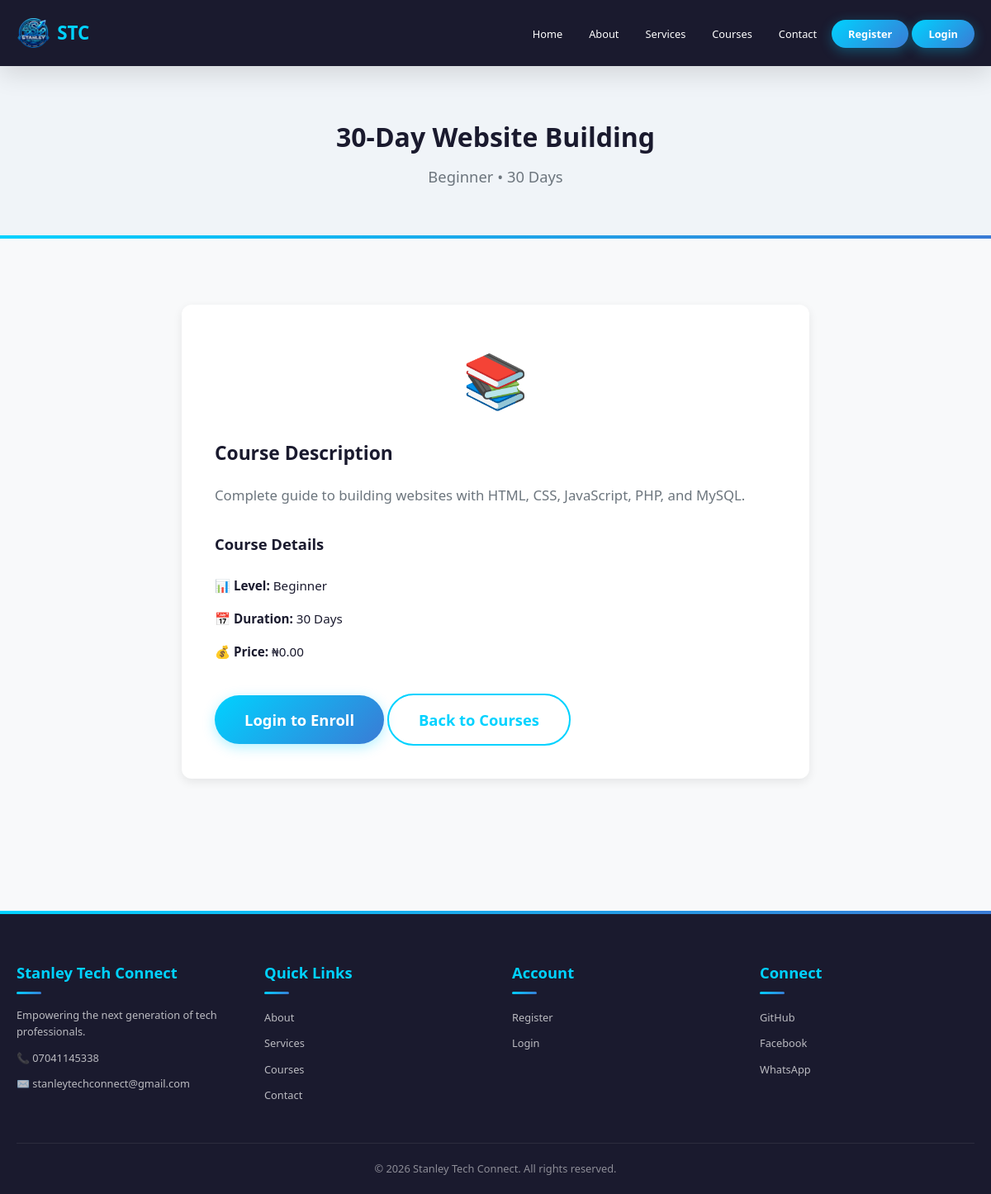
Screenshot of /course-details.php?id=1 with the database file from the repository.
### tables this page shows
CREATE TABLE courses (
    id INT AUTO_INCREMENT PRIMARY KEY,
    title VARCHAR(150) NOT NULL,
    description TEXT NOT NULL,
    level ENUM('Beginner', 'Intermediate', 'Advanced') DEFAULT 'Beginner',
    duration VARCHAR(50) NOT NULL,
    price DECIMAL(10,2) DEFAULT 0.00,
    icon VARCHAR(50) DEFAULT '📚',
    created_at TIMESTAMP DEFAULT CURRENT_TIMESTAMP
);

### course-details.php (the view, shortened to what this page needs)
<?php
require_once 'config/database.php';
$id = (int)($_GET['id'] ?? 0);
$stmt = $pdo->prepare("SELECT * FROM courses WHERE id = ?");
$stmt->execute([$id]);
$course = $stmt->fetch();
include 'includes/header.php';
?>
<section class="page-header">
    <div class="container text-center">
        <h1><?php echo htmlspecialchars($course['title']); ?></h1>
        <p><?php echo $course['level']; ?> • <?php echo $course['duration']; ?></p>
    </div>
</section>
<section class="section-padding">
    <div class="container" style="max-width: 800px;">
        <div class="card" style="text-align: left; padding: 40px;">
            <div style="font-size: 4rem; margin-bottom: 20px; text-align: center;"><?php echo $course['icon']; ?></div>
            <h2>Course Description</h2>
            <p style="margin: 20px 0; font-size: 1.05rem;"><?php echo nl2br(htmlspecialchars($course['description'])); ?></p>
            <h3 style="margin-top: 30px;">Course Details</h3>
            <ul style="margin-top: 15px; list-style: none; padding: 0;">
                <li style="padding: 8px 0;">📊 <strong>Level:</strong> <?php echo $course['level']; ?></li>
                <li style="padding: 8px 0;">📅 <strong>Duration:</strong> <?php echo $course['duration']; ?></li>
                <li style="padding: 8px 0;">💰 <strong>Price:</strong> ₦<?php echo number_format($course['price'], 2); ?></li>
            </ul>
            <div style="margin-top: 30px;">
                <?php if (isset($_SESSION['user_id'])): ?>
                    <form method="POST" action="enroll.php">
                        <input type="hidden" name="course_id" value="<?php echo $course['id']; ?>">
                        <button type="submit" class="btn btn-primary btn-lg">Enroll Now</button>
                    </form>
                <?php else: ?>
                    <a href="login.php" class="btn btn-primary btn-lg">Login to Enroll</a>
                <?php endif; ?>
                <a href="courses.php" class="btn btn-secondary btn-lg">Back to Courses</a>
            </div>
        </div>
    </div>
</section>
<?php include 'includes/footer.php'; ?>

### assets/css/style.css (style rules this page uses)
:root { --primary: #00d2ff; --primary-dark: #00b8d4; --primary-gradient: linear-gradient(135deg, #00d2ff, #3a7bd5); --primary-glow: rgba(0, 210, 255, 0.3); --secondary: #3a7bd5; --dark: #1a1a2e; --dark-light: #16213e; --dark-lighter: #0f3460; --success: #2ecc71; --success-dark: #27ae60; --danger: #e74c3c; --danger-dark: #c0392b; --warning: #ffc107; --warning-dark: #e6a800; --info: #3b82f6; --white: #ffffff; --light: #f8f9fa; --light-gray: #f0f4f8; --gray: #6c757d; --gray-light: #e9ecef; --gray-dark: #343a40; --font-primary: 'Segoe UI', Tahoma, Geneva, Verdana, sans-serif; --font-size-xs: 0.7rem; --font-size-sm: 0.8rem; --font-size-base: 0.95rem; --font-size-lg: 1.15rem; --font-size-xl: 1.3rem; --font-size-2xl: 1.6rem; --font-size-3xl: 2rem; --font-size-4xl: 2.5rem; --radius-sm: 4px; --radius-md: 8px; --radius-lg: 12px; --radius-xl: 16px; --radius-2xl: 20px; --radius-full: 9999px; --shadow-sm: 0 1px 2px rgba(0,0,0,0.05); --shadow-md: 0 4px 12px rgba(0,0,0,0.08); --shadow-lg: 0 10px 30px rgba(0,0,0,0.12); --shadow-xl: 0 20px 50px rgba(0,0,0,0.15); --transition: all 0.3s cubic-bezier(0.4, 0, 0.2, 1); --container-max: 1200px; --container-padding: 20px; }
body[data-accent="cyan"] { --primary: #00d2ff; --primary-gradient: linear-gradient(135deg, #00d2ff, #3a7bd5); --primary-glow: rgba(0,210,255,0.3); }
* { margin: 0; padding: 0; box-sizing: border-box; }
html { scroll-behavior: smooth; }
body { font-family: var(--font-primary); line-height: 1.6; color: var(--dark); background: var(--light); font-size: var(--font-size-base); overflow-x: hidden; transition: background 0.3s, color 0.3s; }
a { text-decoration: none; color: inherit; transition: var(--transition); }
ul { list-style: none; }
.container { max-width: var(--container-max); margin: 0 auto; padding: 0 var(--container-padding); }
.section-padding { padding: 80px 0; }
.text-center { text-align: center; }
.btn { display: inline-flex; align-items: center; justify-content: center; gap: 8px; padding: 12px 28px; border-radius: var(--radius-full); font-weight: 600; font-size: var(--font-size-base); border: none; cursor: pointer; transition: var(--transition); font-family: inherit; min-height: 44px; }
.btn-primary { background: var(--primary-gradient); color: #fff; box-shadow: 0 4px 15px var(--primary-glow); }
.btn-secondary { background: transparent; color: var(--primary); border: 2px solid var(--primary); }
.btn-lg { padding: 15px 36px; font-size: var(--font-size-lg); min-height: 52px; }
.card, .service-card, .course-card { background: var(--white); border-radius: var(--radius-lg); box-shadow: var(--shadow-md); transition: var(--transition); overflow: hidden; }
.card { padding: 30px; text-align: center; }
.card h3 { margin: 15px 0 10px; font-size: var(--font-size-lg); }
.card p { color: var(--gray); font-size: var(--font-size-sm); }
.page-header { padding: 60px 0; background: var(--light-gray); position: relative; text-align: center; }
.page-header::after { content: ''; position: absolute; bottom: 0; left: 0; right: 0; height: 4px; background: var(--primary-gradient); }
.page-header h1 { font-size: var(--font-size-3xl); color: var(--dark); font-weight: 800; margin-bottom: 8px; }
.page-header p { font-size: var(--font-size-lg); color: var(--gray); max-width: 600px; margin: 0 auto; }
.fade-in-up { opacity: 0; animation: fadeInUp 0.6s ease forwards; }

### rows the page displays
courses: title "30-Day Website Building", level "Beginner", duration "30 Days", icon "📚", description "Complete guide to building websites with HTML, CSS, JavaScript, PHP, and MySQL.", price "0.00"

### other values shown
$label "Home"
$label "About"
$label "Services"
$label "Courses"
$label "Contact"
